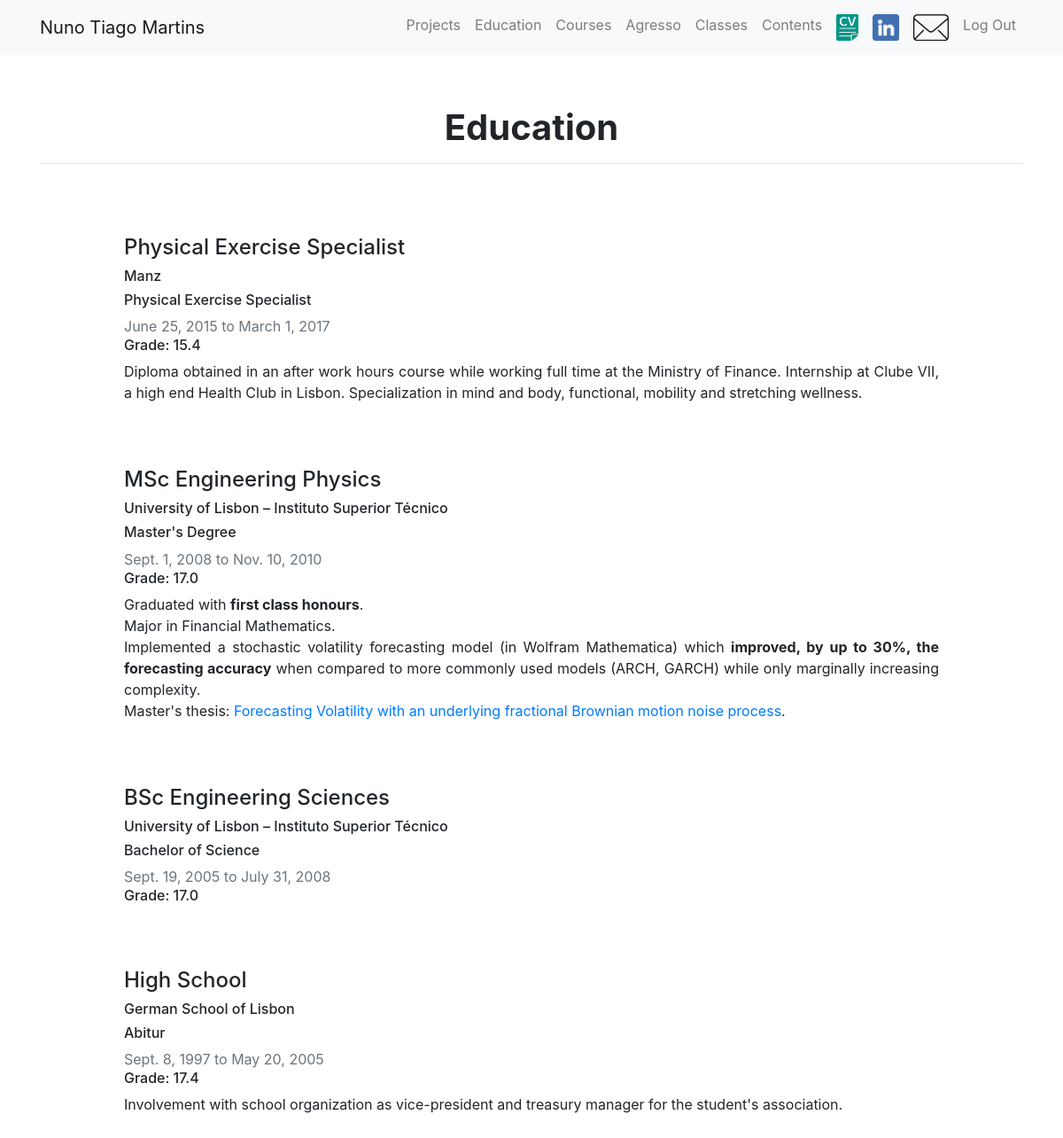
The app's page /cv/education/ (signed in) with its own data.
### cv/models.py (models this page shows, shortened)
class Education(models.Model):
    course = models.CharField(max_length=100)
    entity = models.CharField(max_length=100)
    degree = models.CharField(max_length=100)
    start = models.DateField(blank=True, null=True)
    end_or_estimated = models.DateField(blank=True, null=True)
    average = models.FloatField(blank = True)
    notes = models.TextField(blank=True)

### cv/views.py (the view)
# urls.py: path('education/', views.education, name='education'),
def education(request):
    educations = Education.objects.order_by('-start')
    return render(request, 'cv/education.html', {'educations':educations})

### cv/templates/cv/education.html
{% extends "cv/base.html" %}
{% load static %}
{% block content %}
<h1 id="blogtitle" class="font-weight-bold text-center">Education</h1>
<hr />
<br />
<br />
{% for education in educations %}
    <div class="row justify-content-center my-3">
    <div class="col-md-10">
        <h4>{{ education.course }}</h4>
        <h6>{{ education.entity }}</h6>
        <h6>{{ education.degree }}</h6>
        <h7 class="text-muted">{{ education.start }} to {{ education.end_or_estimated }} </h7>
        <h6>Grade: {{ education.average }}</h6>
        <h10><p align="Justify">{{ education.notes|safe }}</p></h10>
    </div>
    </div>
    <br>
{% endfor %}
{% endblock %}

### records on screen
Education: course "Physical Exercise Specialist", entity "Manz", degree "Physical Exercise Specialist", start "June 25, 2015", end_or_estimated "March 1, 2017", average "15.4", notes "Diploma obtained in an after work hours course while working full time at the Ministry of Finance. Internship at Clube VII, a high end Health Club in Lisbon. Specialization in mind and body, functional, mobility and stretching wellness."
Education: course "MSc Engineering Physics", entity "University of Lisbon – Instituto Superior Técnico", degree "Master's Degree", start "Sept. 1, 2008", end_or_estimated "Nov. 10, 2010", average "17.0", notes "Graduated with first class honours . Major in Financial Mathematics. Implemented a stochastic volatility forecasting model (in Wolfram Mathematica) which improved, by up to 30%, the forecasting accuracy when compared to more commonly used models (ARCH, GARCH) while only marginally increasing complexity. Master's thesis: Forecasting Volatility with an underlying fractional Brownian motion noise process ."
Education: course "BSc Engineering Sciences", entity "University of Lisbon – Instituto Superior Técnico", degree "Bachelor of Science", start "Sept. 19, 2005", end_or_estimated "July 31, 2008", average "17.0"
Education: course "High School", entity "German School of Lisbon", degree "Abitur", start "Sept. 8, 1997", end_or_estimated "May 20, 2005", average "17.4", notes "Involvement with school organization as vice-president and treasury manager for the student's association."
